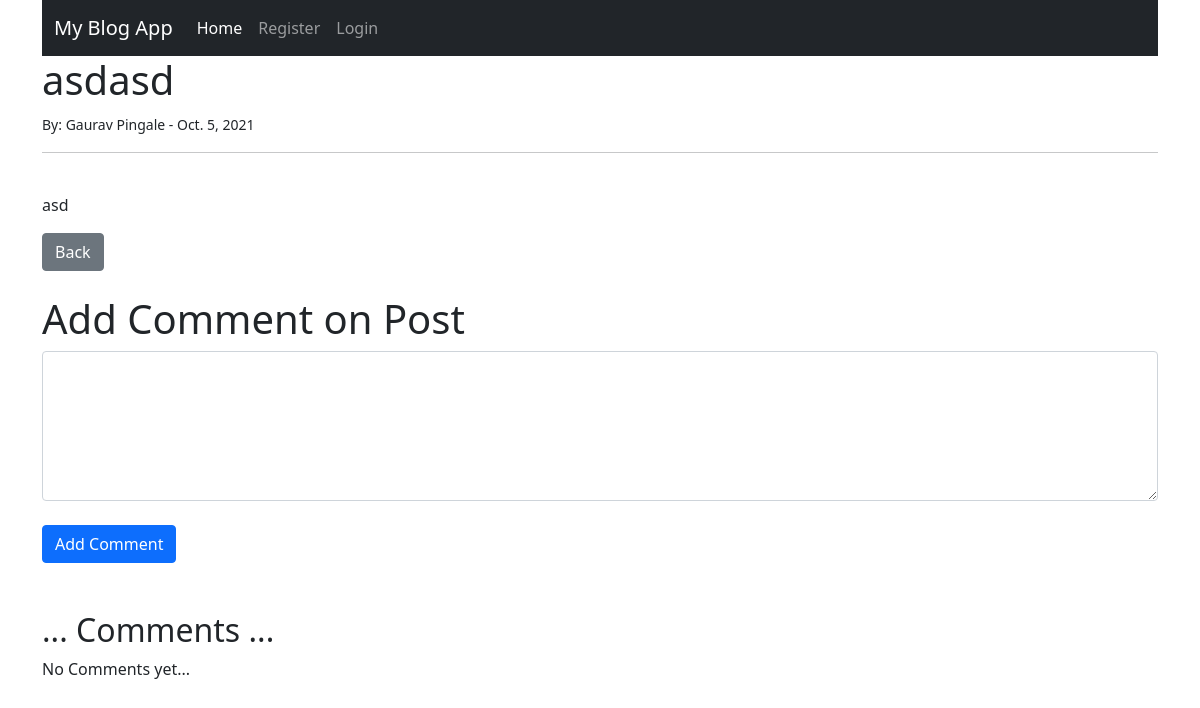
The app's page /article/10 with its own data.
### blogapp/models.py (models this page shows, shortened)
class Post(models.Model):
    title = models.CharField(max_length=255)
    author = models.ForeignKey(User,on_delete=models.CASCADE)
    body = models.TextField()
    publish_date = models.DateField(auto_now_add=True)
    category = models.CharField(max_length=100)

### blogapp/views.py (the view)
# urls.py: path('article/<int:pk>',views.ArticleView.as_view(),name="article" ),
class ArticleView(DetailView):
    model = Post
    template_name = 'blogapp/article.html'

### blogapp/templates/blogapp/article.html (shortened to what this page needs)
{% extends 'blogapp/base.html' %}
{% block content %}
    <h1>{{post.title}}</h1>
    <small>By: {{post.author.first_name}} {{post.author.last_name}} - {{post.publish_date}}</small>
    <hr>
    <br/>
       <p>
        {{post.body|safe}}
       </p>
       <a href="{% url 'home' %}" class="btn btn-secondary">Back</a>
        <br>
        <br>
        <h1>Add Comment on Post</h1>
        <div class="form-group">
            <form action="{% url 'add_comment' post.id %}" method="POST">
                <textarea name="body" cols="40" rows="10" class="form-control" required="" id="id_body" style="height: 150px;"></textarea>
                <br>
                <input type="submit" class="btn btn-primary" value="Add Comment">
            </form>
        </div>        <br><br>
        <h2> ... Comments ... </h2>
        {% if not post.comments.all %}
            No Comments yet...
        {%endif%}
{% endblock %}

### records on screen
Post: title "asdasd", author.first_name "Gaurav", author.last_name "Pingale", publish_date "Oct. 5, 2021", body "asd"
